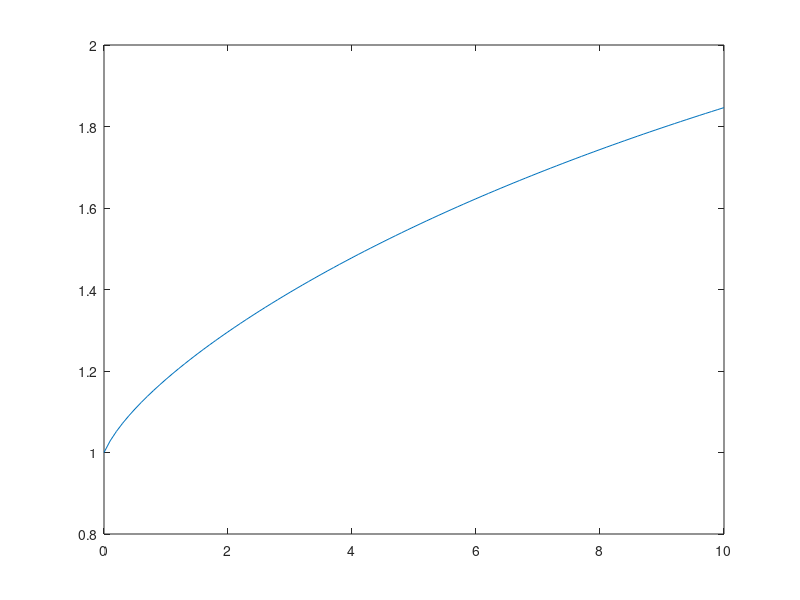

Reproduce this figure in MATLAB.


R = 100e-9;

multiplier = 1;

R = R/multiplier;

% R = 160e-9;
h = 20e-9;
Ms = 490e3;
Aex = 1.05e-11;
mu0 = 4*pi*1e-7;

gamma = 1.760859e11;
alpha = 0.03;
CD = 2;

fRes = 337e6;
omega = fRes*2*pi;

a1 = 1.904;
a2 = -3.406;
a3 = 3.5;

b1 = -0.3082;
b2 = 1.61;
b3 = -0.5507;

p1 = 1.465e-27;
p2 = -1.963e-24;

K = -(0:0.1:10)*1e3;

% c = 1:0.001:1.5;

%%

lexc = sqrt(2*Aex/(mu0*Ms^2));
rcore = 0.68*lexc*(h/lexc)^(1/3);

A = h*Aex*log(R/rcore)*pi;
B = pi*(R.^2 - rcore.^2)/2*h;

% c = (0.3406E1.*A+(-0.161E1).*B).*(0.3808E1.*A+(-0.6164E0).*B).^(-1);

aa = 1.0075;
bb = 0.4856;

% c = (1 - aa *B/A * K);

c = 0.5E0.*(0.662078E55.*A+(-0.160756E55).*B.*K).^(-1).*(0.125426E56.* ...
  A+(-0.667016E55).*B.*K+(((-0.125426E56).*A+0.667016E55.*B.*K).^2+( ...
  -0.4E1).*(0.662078E55.*A+(-0.160756E55).*B.*K).*(0.592184E55.*A+( ...
  -0.341297E31).*K+(-0.37567E55).*B.*K+0.509424E28.*K.^2)).^(1/2)); ...

% c = 0.5E0.*(0.662078E55.*A+(-0.160756E55).*B.*K).^(-1).*(0.125426E56.* ...
%   A+(-0.667016E55).*B.*K+(-0.1E1).*(((-0.125426E56).*A+0.667016E55.* ...
%   B.*K).^2+(-0.4E1).*(0.662078E55.*A+(-0.160756E55).*B.*K).*( ...
%   0.592184E55.*A+(-0.341297E31).*K+(-0.37567E55).*B.*K+0.509424E28.* ...
%   K.^2)).^(1/2));
plot(abs(K/1e3),c)
hold on